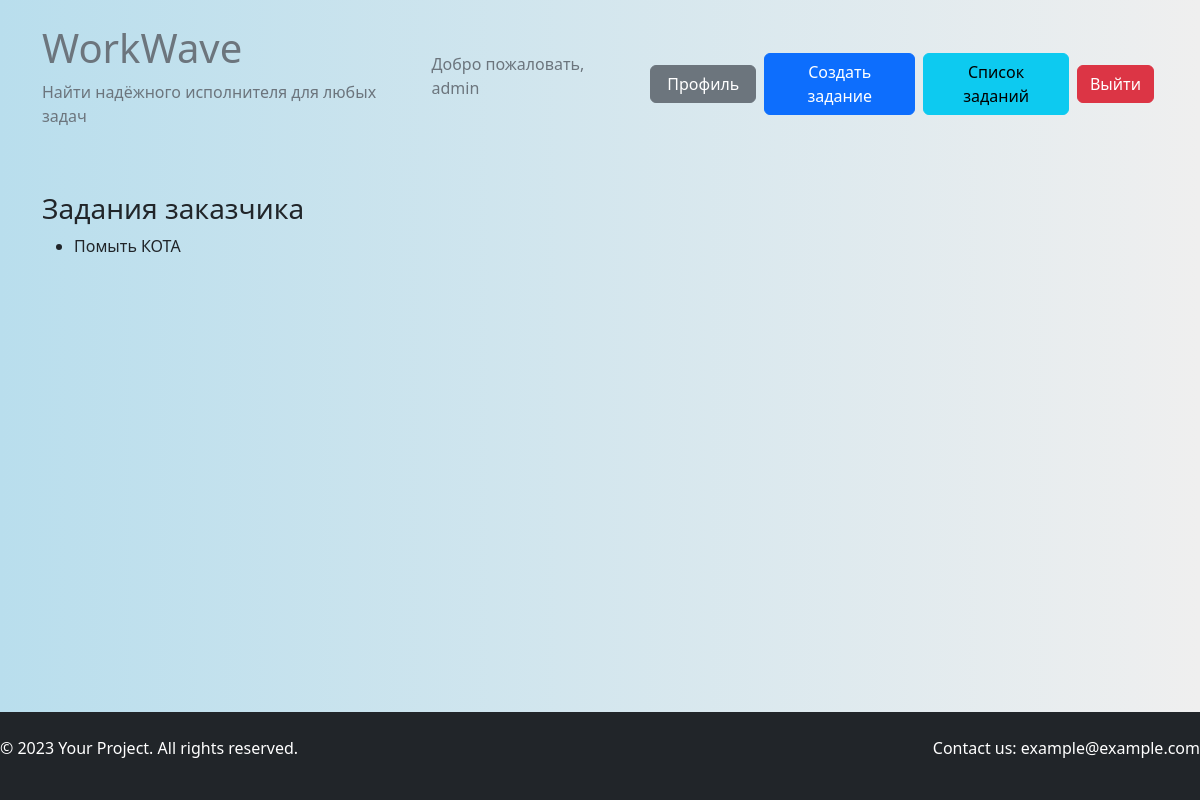
The app's page /customer_tasks/ (signed in), older data.
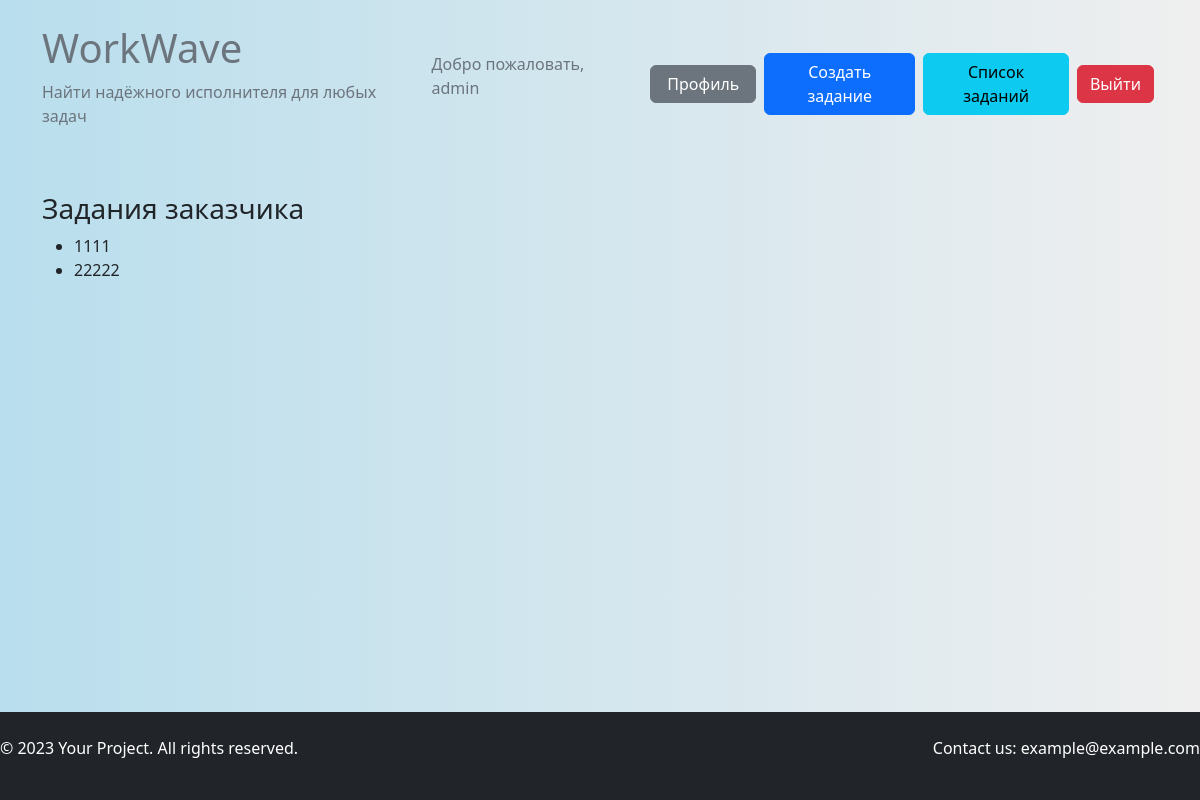
The same page, newer data.
### tasks/models.py (models this page shows, shortened)
class Task(models.Model):
    title = models.CharField(max_length=200)
    image_task = models.ImageField(upload_to='media/image_task/', null=True, blank=True)
    description = models.TextField()
    customer = models.ForeignKey(CustomUser, on_delete=models.CASCADE, related_name='customer_tasks')
    executor = models.ForeignKey(CustomUser, on_delete=models.SET_NULL, null=True, blank=True, related_name='executor_tasks')
    created_at = models.DateTimeField(auto_now_add=True)
    due_date = models.DateTimeField()
    is_completed = models.BooleanField(default=False)

### tasks/views.py (the view)
# urls.py: path('customer_tasks/', view_tasks.customer_tasks, name='customer_tasks'),
def customer_tasks(request):
    customer_tasks = Task.objects.filter(customer=request.user)
    return render(request, 'tasks/customer_tasks.html', {'customer_tasks': customer_tasks})

### templates/tasks/customer_tasks.html
{% extends 'base.html' %}
{% block content %}
<h3>Задания заказчика</h3>
<ul>
    {% for task in customer_tasks %}
        <li>{{ task.title }}</li>
    {% endfor %}
</ul>
{% endblock %}

Row changes from the older to the newer data that the page shows:
removed Task: title "Помыть КОТА"
added Task: title "1111"
added Task: title "22222"
